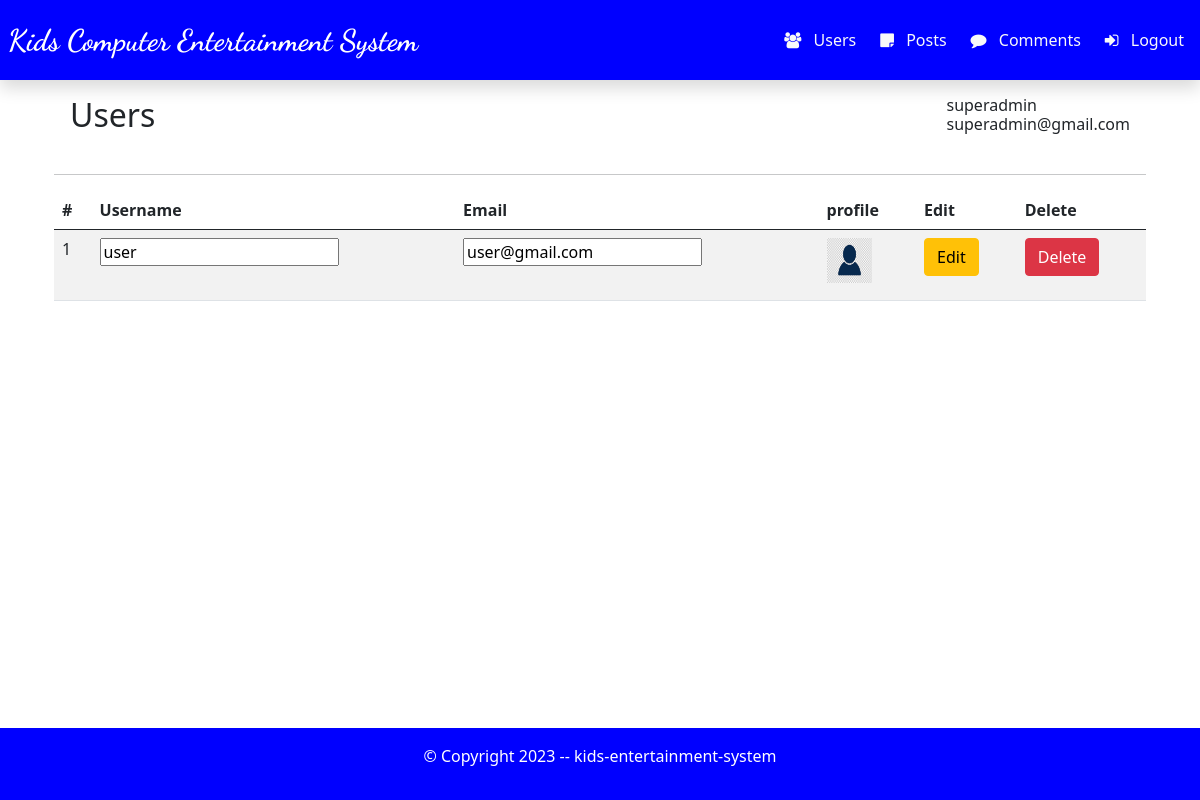
/backend/templates/users.php (signed in), run on the app's committed database.
### tables this page shows
CREATE TABLE `users` (
  `id` int(11) NOT NULL,
  `username` varchar(50) NOT NULL,
  `email` varchar(100) NOT NULL,
  `password` varchar(1000) NOT NULL,
  `profile` varchar(100) NOT NULL DEFAULT 'avator.jpg'
);

### backend/templates/users.php (the view, shortened to what this page needs)
<head>
  <link href="https://cdn.jsdelivr.net/npm/bootstrap@5.3.0-alpha1/dist/css/bootstrap.min.css" rel="stylesheet">
  <link rel="stylesheet" href="https://use.fontawesome.com/releases/v5.15.4/css/all.css"/>
</head>
 <div class="header">
     <?php
      require_once 'header.php';
     ?>
   </div>
<div class="container">
    <div class="jumbotron p-3" style="display: flex; justify-content:space-between">
        <h2>Users</h2>
        <h6><?php echo $_SESSION['username']; ?> <br> <?php echo $_SESSION['email']; ?></h6>
    </div>
    <hr>
</div>
<div class="container body">
    <table class="table table-striped" style="width: 100%;">
        <thead>
            <tr>
                <th scope="col">#</th>
                <th scope="col">Username</th>
                <th scope="col">Email</th>
                <th scope="col">profile</th>
                <th scope="col">Edit</th>
                <th scope="col">Delete</th>
            </tr>
        </thead>
        <?php
        $query = mysqli_query($con, "SELECT * FROM users");
        $count = 1;
        while ($row = mysqli_fetch_array($query)) {
        ?>
            <tbody>
                <tr>
                    <form action="../../includes/forms/edit.php" method="post">
                        <td scope="row"><?php echo $count; ?></td>
                        <td><input type="text" name="username" value="<?php echo $row['username']; ?>"></td>
                        <td><input type="text" name="email" value="<?php echo $row['email'] ?>"></td>
                        <td><img src="../../includes/forms/img/<?php echo $row['profile']; ?>" width="45" height="45" alt=""></td>
                        <td>
                            <button class="btn btn-warning" type="submit" name="edituser">Edit</button>
                        </td>
                    </form>
                    <td>
                        <form action="../../includes/forms/delete.php" method="post">
                            <button type="submit" class="btn btn-danger" name="deleteuser">Delete</button>
                        </form>
                    </td>
                </tr>
            </tbody>
        <?php } ?>
    </table>
</div>
<?php include '../../includes/footer.php'; ?>

### data on the page
users: username "user", email "user@gmail.com", profile (picture)

### other printed values
$_SESSION['username'] "superadmin"
$_SESSION['email'] "superadmin@gmail.com"
